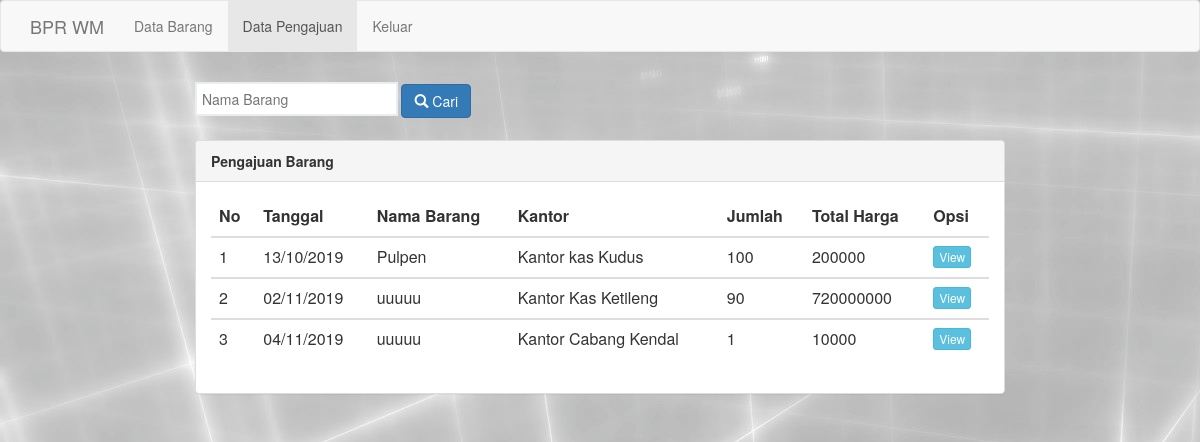
Before: /hrd/index_pengajuan_hrd.php with the older database file.
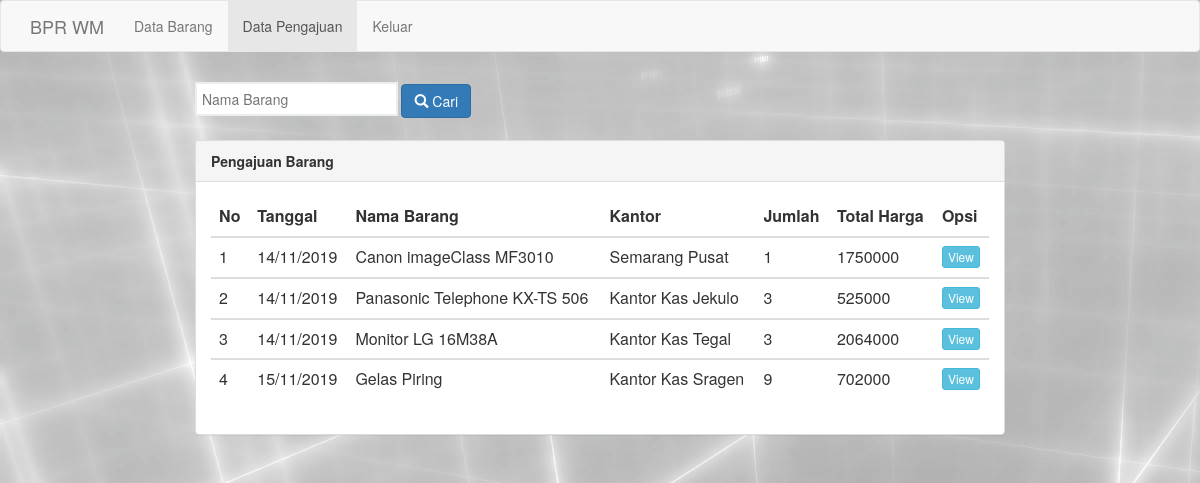
After: the same page with the newer database file.
### tables this page shows
CREATE TABLE `pengajuan_brg` (
  `id_pengajuan` int(5) NOT NULL,
  `tgl_pengajuan` timestamp NOT NULL DEFAULT CURRENT_TIMESTAMP,
  `nm_brg_pgj` varchar(50) NOT NULL,
  `nm_kantor_pgj` varchar(50) NOT NULL,
  `jml_brg_pgj` int(100) NOT NULL,
  `sat_brg_pgj` varchar(100) NOT NULL,
  `hrg_brg_pgj` int(20) NOT NULL,
  `tot_hrg_pgj` int(100) NOT NULL,
  `ket_pgj` text NOT NULL,
  `notif_pgj` varchar(100) NOT NULL DEFAULT 'Proses'
);

### hrd/index_pengajuan_hrd.php (the view, shortened to what this page needs)
<html>
	<head>
		<link rel="stylesheet" type="text/css" href="assets/css/bootstrap.css">
	</head>
	<body>
		<nav class="navbar navbar-default">
			<div class="container">
				<div class="navbar-header">
					<a class="navbar-brand" href="www.bprwm.co.id">BPR WM</a>
				</div>
				<div class="collapse navbar-collapse" id="bs-example-navbar-collapse-1">
					<ul class="nav navbar-nav">
						<li><a href="index_barang_hrd.php">Data Barang </a></li>
						<li class="active"><a href="index_pengajuan_hrd.php">Data Pengajuan </a></li>
						<li><a href="../logout.php">Keluar</a></li>
					</ul>
				</div>
			</div>
		</nav>
		<div class="row">
			<div class="container-fuild">
				<div class="row">
					<div class="col-md-8 col-md-offset-2">
						<form action="proses_search_pgj.php" method="get">
							<input type="search" name="cari" placeholder="Nama Barang">
							<button action="proses_search_pgj.php" type="submit" class="btn btn-primary"><i
									class="glyphicon glyphicon-search" value="Cari"></i> Cari</button>
						</form>
						<div class="panel panel-default">
							<div class="panel-heading">
								<span class="title"><b>Pengajuan Barang</b></span>
							</div>
							<div class="panel-body">
								<table class="table table-stripped" width="100%">
									<thead>
										<tr>
											<th>No</th>
											<th>Tanggal</th>
											<th>Nama Barang</th>
											<th>Kantor</th>
											<th>Jumlah</th>
											<th>Total Harga</th>
											<th>Opsi</th>
										</tr>
									</thead>
									<?php
									include 'koneksi.php';
									$lihat	= mysqli_query($connect, "SELECT * FROM pengajuan_brg");
									if (mysqli_num_rows($lihat) == 0) {
										echo '<tr><td colspan="6"><center>Data Kosong!!!</center></td></tr>';
									}else{
									$no 	= 1;
									while($data = mysqli_fetch_array($lihat)) {
								?>
									<tbody>
										<tr>
											<td><?php echo $no;?></td>
											<td><?php echo date("d/m/Y", strtotime($data['tgl_pengajuan']))?></td>
											<td><?php echo $data['nm_brg_pgj']?></td>
											<td><?php echo $data['nm_kantor_pgj']?></td>
											<td><?php echo $data['jml_brg_pgj']?></td>
											<td><?php echo $data['tot_hrg_pgj']?></td>
											<td>
												<a href="view_pengajuan.php?id_pengajuan=<?php echo $data['id_pengajuan']?>" class="btn btn-info btn-xs"><i "></i>View </a>
											</td>
										</tr>
									</tbody>
									<?php $no++;}}?>
								</table>
							</div>
						</div>
					</div>
				</div>
			</div>
		</div>
	</body>
</html>

Changed rows visible on the page:
removed pengajuan_brg: tgl_pengajuan "13/10/2019", nm_brg_pgj "Pulpen", nm_kantor_pgj "Kantor kas Kudus", jml_brg_pgj "100", tot_hrg_pgj "200000"
removed pengajuan_brg: tgl_pengajuan "02/11/2019", nm_brg_pgj "uuuuu", nm_kantor_pgj "Kantor Kas Ketileng", jml_brg_pgj "90", tot_hrg_pgj "720000000"
removed pengajuan_brg: tgl_pengajuan "04/11/2019", nm_brg_pgj "uuuuu", nm_kantor_pgj "Kantor Cabang Kendal", jml_brg_pgj "1", tot_hrg_pgj "10000"
added pengajuan_brg: tgl_pengajuan "14/11/2019", nm_brg_pgj "Canon imageClass MF3010", nm_kantor_pgj "Semarang Pusat", jml_brg_pgj "1", tot_hrg_pgj "1750000"
added pengajuan_brg: tgl_pengajuan "14/11/2019", nm_brg_pgj "Panasonic Telephone KX-TS 506", nm_kantor_pgj "Kantor Kas Jekulo", jml_brg_pgj "3", tot_hrg_pgj "525000"
added pengajuan_brg: tgl_pengajuan "14/11/2019", nm_brg_pgj "Monitor LG 16M38A", nm_kantor_pgj "Kantor Kas Tegal", jml_brg_pgj "3", tot_hrg_pgj "2064000"
added pengajuan_brg: tgl_pengajuan "15/11/2019", nm_brg_pgj "Gelas Piring", nm_kantor_pgj "Kantor Kas Sragen", jml_brg_pgj "9", tot_hrg_pgj "702000"
